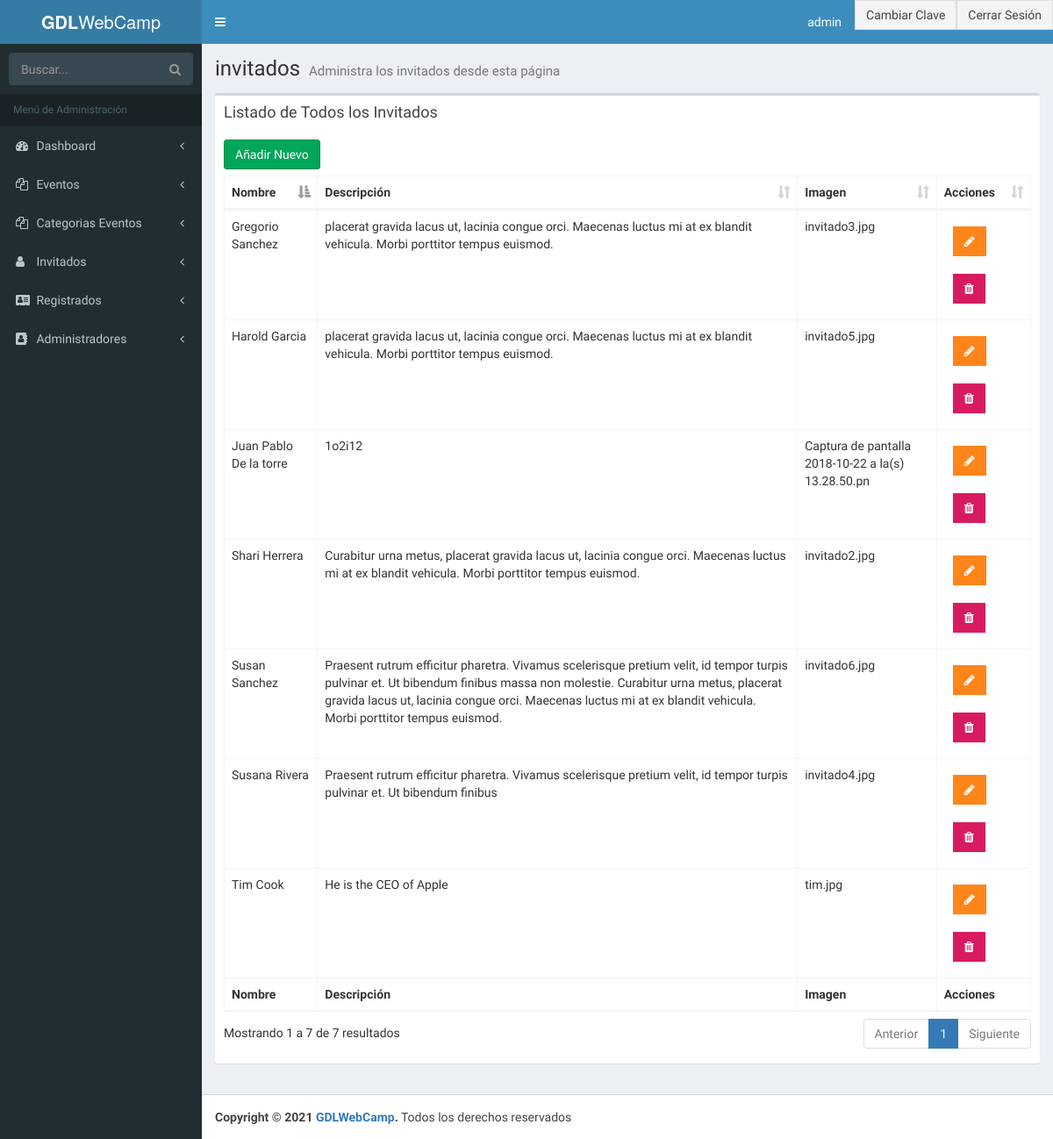
The app's page /admin/lista-invitados.php (signed in), older data.
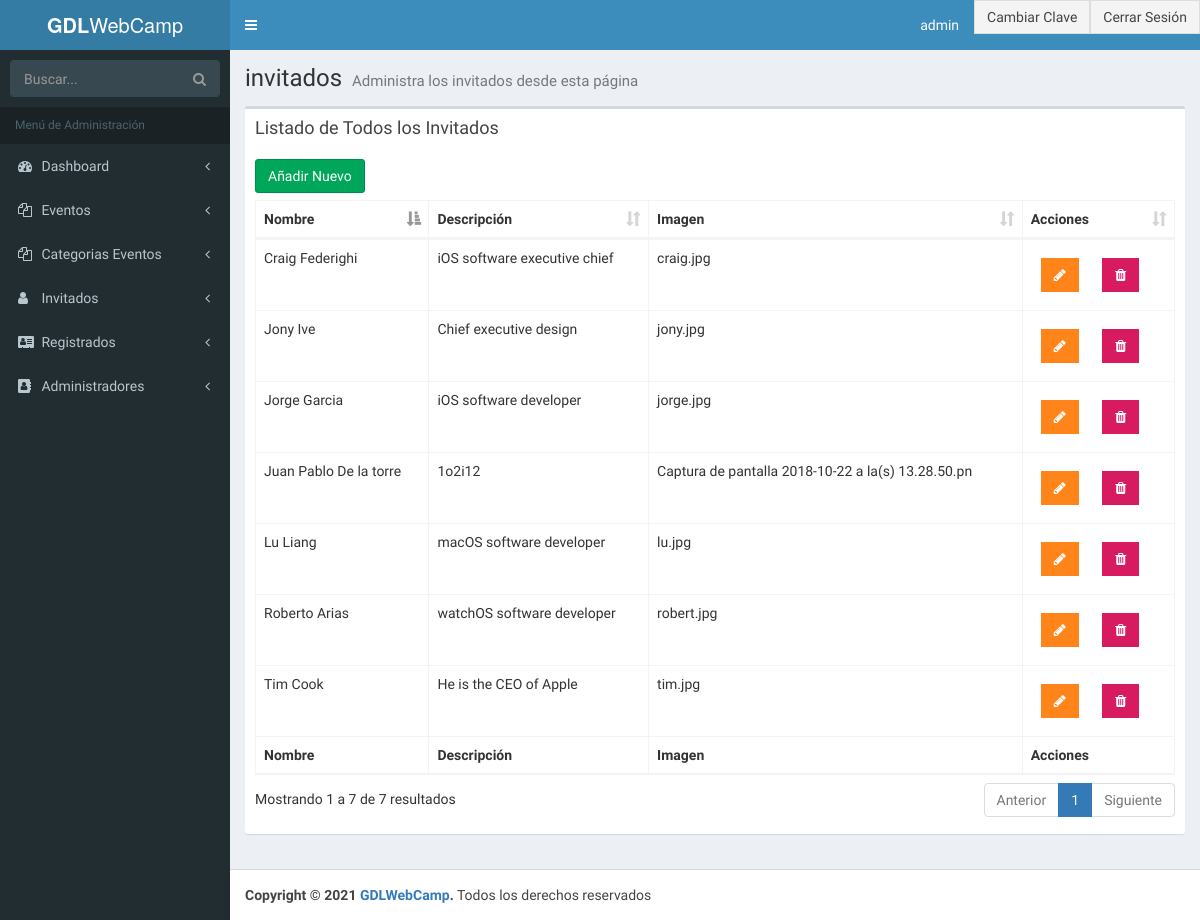
The same page, newer data.
### tables this page shows
CREATE TABLE `invitados` (
  `invitado_id` tinyint(4) NOT NULL,
  `nombre_invitado` varchar(30) NOT NULL,
  `apellido_invitado` varchar(30) NOT NULL,
  `descripcion` text NOT NULL,
  `url_imagen` varchar(50) NOT NULL,
  `editado` datetime NOT NULL
);

### admin/lista-invitados.php (the view, shortened to what this page needs)
<?php
include_once 'funciones/funciones.php';
include_once 'templates/header.php'; ?>
<body class="hold-transition skin-blue fixed sidebar-mini">
<div class="wrapper">
    <?php include_once 'templates/barra.php'; ?>
    <?php include_once 'templates/navegacion.php'; ?>
  <div class="content-wrapper">
    <section class="content-header">
      <h1>
        invitados
        <small>Administra los invitados desde esta página</small>
      </h1>
    </section>
    <section class="content">
    <div class="row">
      <div class="col-xs-12">
        <div class="box">
          <div class="box-header">
            <h3 class="box-title">Listado de Todos los Invitados</h3>
          </div>
          <div class="box-body">
            <a href="nuevo-invitado.php" class="btn btn-success">Añadir Nuevo</a>
            <table id="registros" class="table table-bordered table-hover">
                <thead>
                        <tr>
                            <th>Nombre</th>
                            <th>Descripción</th>
                            <th>Imagen</th>
                            <th>Acciones</th>
                        </tr>
                </thead>
                <tbody>
                <?php
                  try {
                    $sql = "SELECT * FROM invitados ";
                    $resultado = $conn->query($sql);
                  } catch (Exception $e) {
                    $error = $e->getMessage();
                  }
                  while($invitado = $resultado->fetch_assoc() ) {  ?>
                      <tr>
                              <td><?php echo $invitado['nombre_invitado'] . " " . $invitado['apellido_invitado']; ?></td>
                              <td><p><?php echo $invitado['descripcion']; ?></p></td>
                              <td><?php echo $invitado['url_imagen']; ?></td>
                              <td>
                                  <a href="editar-invitado.php?id=<?php echo $invitado['invitado_id']; ?>" type="button" class="btn bg-orange btn-flat margin"> <i class="fa fa-pencil" aria-hidden="true"></i></a>
                                  <a href="#" data-id="<?php echo $invitado['invitado_id']; ?>" data-tipo="invitado" type="button" class="btn bg-maroon btn-flat margin borrar_registro"><i class="fa fa-trash" aria-hidden="true"></i></a>
                             </td>
                      </tr>
                  <?php } ?>
                </tbody>
                <tfoot>
                    <tr>
                        <th>Nombre</th>
                        <th>Descripción</th>
                        <th>Imagen</th>
                        <th>Acciones</th>
                    </tr>
                </tfoot>
            </table>
          </div>
        </div>
      </div>
    </div>
  </section>
  </div>
<?php
  include_once 'templates/footer.php';
  include_once 'templates/footer-scripts.php';
?>

Row changes from the older to the newer data that the page shows:
changed invitados: nombre_invitado "Shari" → "Craig"; apellido_invitado "Herrera" → "Federighi"; descripcion "Curabitur urna metus, placerat gravida lacus ut, lacinia congue orci. Maecenas luctus mi at ex blandit vehicula. Morbi porttitor tempus euismod." → "iOS software executive chief"; url_imagen "invitado2.jpg" → "craig.jpg"
changed invitados: nombre_invitado "Gregorio" → "Jony"; apellido_invitado "Sanchez" → "Ive"; descripcion "placerat gravida lacus ut, lacinia congue orci. Maecenas luctus mi at ex blandit vehicula. Morbi porttitor tempus euismod." → "Chief executive design"; url_imagen "invitado3.jpg" → "jony.jpg"
changed invitados: nombre_invitado "Susana" → "Jorge"; apellido_invitado "Rivera" → "Garcia"; descripcion "Praesent rutrum efficitur pharetra. Vivamus scelerisque pretium velit, id tempor turpis pulvinar et. Ut bibendum finibus" → "iOS software developer"; url_imagen "invitado4.jpg" → "jorge.jpg"
changed invitados: nombre_invitado "Harold" → "Roberto"; apellido_invitado "Garcia" → "Arias"; descripcion "placerat gravida lacus ut, lacinia congue orci. Maecenas luctus mi at ex blandit vehicula. Morbi porttitor tempus euismod." → "watchOS software developer"; url_imagen "invitado5.jpg" → "robert.jpg"
changed invitados: nombre_invitado "Susan" → "Lu"; apellido_invitado "Sanchez" → "Liang"; descripcion "Praesent rutrum efficitur pharetra. Vivamus scelerisque pretium velit, id tempor turpis pulvinar et. Ut bibendum finibus massa non molestie. Curabitur urna metus, placerat gravida lacus ut, lacinia congue orci. Maecenas luctus mi at ex blandit vehicula. Morbi porttitor tempus euismod." → "macOS software developer"; url_imagen "invitado6.jpg" → "lu.jpg"
